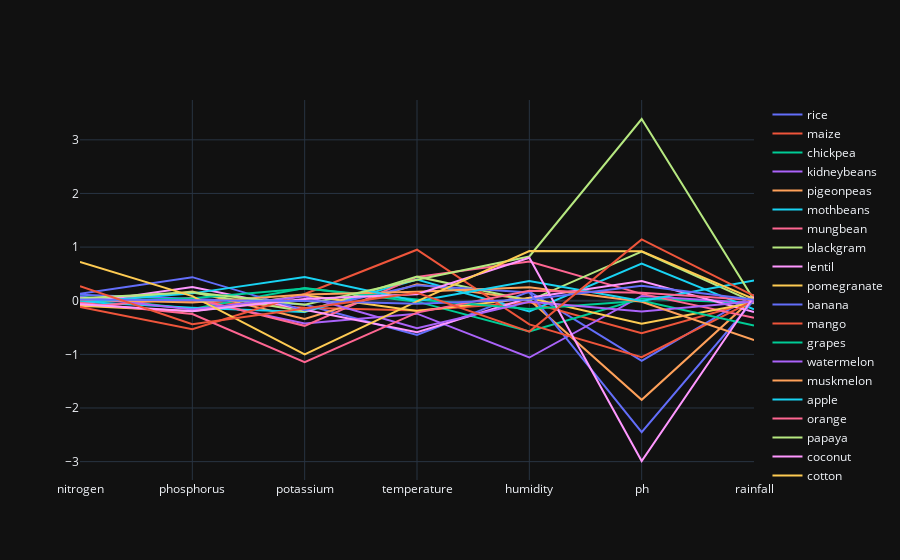

The notebook cell saved with this chart:
### Code cell
df_coeff = pd.DataFrame(model.coef_, columns = X.columns, index = label_map.keys())
# df_coeff['intercept'] = model.intercept_ # uncomment to use intercept also

fig = go.Figure()
cols = df_coeff.columns
for index in df_coeff.index:
    fig.add_trace(go.Scatter(y = df_coeff.loc[index,:].values, x = cols,
                    mode='lines',
                    name= index))
fig.update_layout(template = 'plotly_dark')
fig.show()

### Figure 1 — Plotly figure (JSON) as saved in the notebook; plotly's stock layout.template omitted (floating-point values rounded to 4 significant figures)
{"data": [{"mode": "lines", "name": "rice", "type": "scatter", "x": ["nitrogen", "phosphorus", "potassium", "temperature", "humidity", "ph", "rainfall"], "y": [0.1095, 0.03797, -0.069, -0.6381, 0.1702, -1.119, 0.1103]}, {"mode": "lines", "name": "maize", "type": "scatter", "x": ["nitrogen", "phosphorus", "potassium", "temperature", "humidity", "ph", "rainfall"], "y": [0.03816, -0.009021, -0.1317, -0.1808, -0.03079, -0.6062, -0.01471]}, {"mode": "lines", "name": "chickpea", "type": "scatter", "x": ["nitrogen", "phosphorus", "potassium", "temperature", "humidity", "ph", "rainfall"], "y": [0.07949, -0.1562, 0.236, -0.01733, -0.5727, 0.04258, -0.04677]}, {"mode": "lines", "name": "kidneybeans", "type": "scatter", "x": ["nitrogen", "phosphorus", "potassium", "temperature", "humidity", "ph", "rainfall"], "y": [-0.01873, 0.01982, -0.4249, -0.241, -1.059, 0.08934, -0.04027]}, {"mode": "lines", "name": "pigeonpeas", "type": "scatter", "x": ["nitrogen", "phosphorus", "potassium", "temperature", "humidity", "ph", "rainfall"], "y": [-0.0554, 0.1737, -0.3406, 0.3064, 0.02007, -1.848, 0.05947]}, {"mode": "lines", "name": "mothbeans", "type": "scatter", "x": ["nitrogen", "phosphorus", "potassium", "temperature", "humidity", "ph", "rainfall"], "y": [-0.01915, -0.1321, -0.212, 0.3933, -0.1994, 0.6945, -0.1599]}, {"mode": "lines", "name": "mungbean", "type": "scatter", "x": ["nitrogen", "phosphorus", "potassium", "temperature", "humidity", "ph", "rainfall"], "y": [-0.1194, 0.04867, -0.4684, 0.4438, 0.7305, 0.1276, -0.3179]}, {"mode": "lines", "name": "blackgram", "type": "scatter", "x": ["nitrogen", "phosphorus", "potassium", "temperature", "humidity", "ph", "rainfall"], "y": [0.02887, 0.1532, -0.2015, 0.4488, 0.002755, 0.9148, -0.02465]}, {"mode": "lines", "name": "lentil", "type": "scatter", "x": ["nitrogen", "phosphorus", "potassium", "temperature", "humidity", "ph", "rainfall"], "y": [-0.04952, 0.2572, -0.1696, -0.5852, 0.05411, 0.3669, -0.2124]}, {"mode": "lines", "name": "pomegranate", "type": "scatter", "x": ["nitrogen", "phosphorus", "potassium", "temperature", "humidity", "ph", "rainfall"], "y": [-0.09326, -0.1976, 0.09949, -0.1906, 0.04927, -0.4285, -0.03195]}, {"mode": "lines", "name": "banana", "type": "scatter", "x": ["nitrogen", "phosphorus", "potassium", "temperature", "humidity", "ph", "rainfall"], "y": [0.1301, 0.4393, -0.1794, 0.2899, 0.1543, -2.452, 0.01548]}, {"mode": "lines", "name": "mango", "type": "scatter", "x": ["nitrogen", "phosphorus", "potassium", "temperature", "humidity", "ph", "rainfall"], "y": [-0.1152, -0.5331, 0.1255, 0.9505, -0.4406, -1.053, 0.007117]}, {"mode": "lines", "name": "grapes", "type": "scatter", "x": ["nitrogen", "phosphorus", "potassium", "temperature", "humidity", "ph", "rainfall"], "y": [-0.01345, 0.04641, 0.2296, 0.02423, -0.1543, -0.001747, -0.4609]}, {"mode": "lines", "name": "watermelon", "type": "scatter", "x": ["nitrogen", "phosphorus", "potassium", "temperature", "humidity", "ph", "rainfall"], "y": [0.06948, -0.1629, 0.08346, -0.5123, -0.02115, -0.1991, -0.01437]}, {"mode": "lines", "name": "muskmelon", "type": "scatter", "x": ["nitrogen", "phosphorus", "potassium", "temperature", "humidity", "ph", "rainfall"], "y": [0.02407, -0.03152, 0.1148, 0.1661, 0.2525, -0.01902, -0.7347]}, {"mode": "lines", "name": "apple", "type": "scatter", "x": ["nitrogen", "phosphorus", "potassium", "temperature", "humidity", "ph", "rainfall"], "y": [-0.0332, 0.137, 0.442, -0.007505, 0.3689, -0.003059, 0.3756]}, {"mode": "lines", "name": "orange", "type": "scatter", "x": ["nitrogen", "phosphorus", "potassium", "temperature", "humidity", "ph", "rainfall"], "y": [-0.0372, -0.2492, -1.146, -0.2221, 0.1864, 0.1485, 0.01522]}, {"mode": "lines", "name": "papaya", "type": "scatter", "x": ["nitrogen", "phosphorus", "potassium", "temperature", "humidity", "ph", "rainfall"], "y": [0.04772, 0.158, -0.07589, 0.3913, 0.8248, 3.388, 0.01551]}, {"mode": "lines", "name": "coconut", "type": "scatter", "x": ["nitrogen", "phosphorus", "potassium", "temperature", "humidity", "ph", "rainfall"], "y": [-0.06461, -0.1974, 0.02995, 0.1205, 0.8019, -2.988, 0.08302]}, {"mode": "lines", "name": "cotton", "type": "scatter", "x": ["nitrogen", "phosphorus", "potassium", "temperature", "humidity", "ph", "rainfall"], "y": [0.725, 0.08665, -1.002, -0.01352, 0.9272, 0.9214, 0.03242]}, {"mode": "lines", "name": "jute", "type": "scatter", "x": ["nitrogen", "phosphorus", "potassium", "temperature", "humidity", "ph", "rainfall"], "y": [0.021, 0.006424, -0.005023, -0.0576, 0.02371, 0.28, 0.01727]}, {"mode": "lines", "name": "coffee", "type": "scatter", "x": ["nitrogen", "phosphorus", "potassium", "temperature", "humidity", "ph", "rainfall"], "y": [0.2715, -0.4373, -0.1469, 0.1477, -0.5765, 1.142, 0.09045]}], "layout": {"autosize": true, "xaxis": {"autorange": true, "range": [0, 6], "type": "category"}, "yaxis": {"autorange": true, "range": [-3.343, 3.742], "type": "linear"}}}
